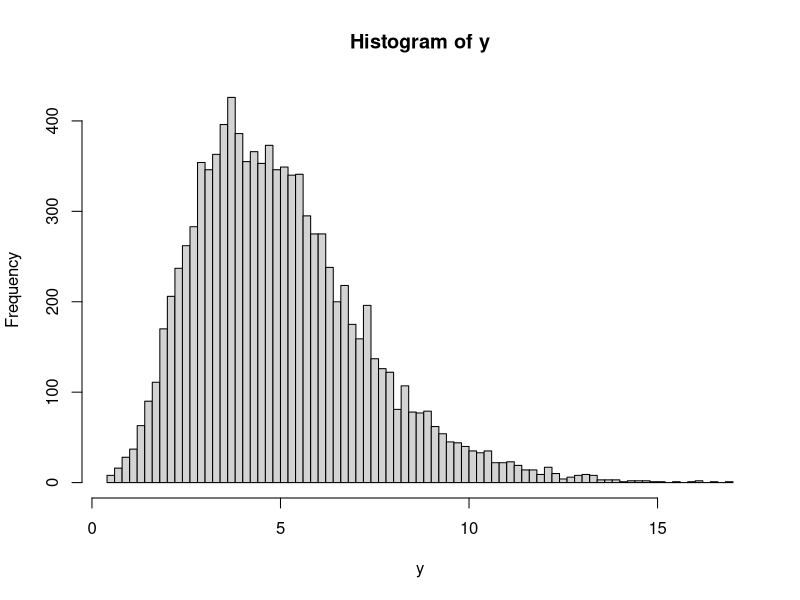
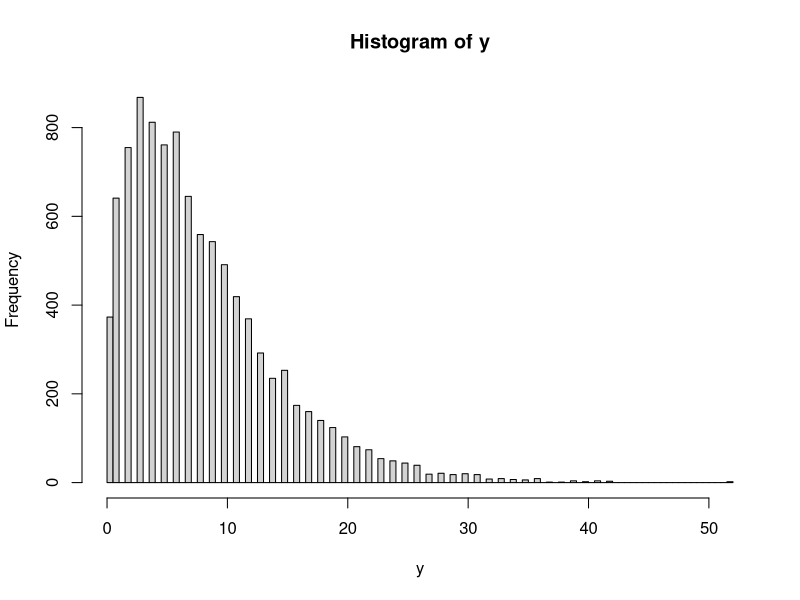
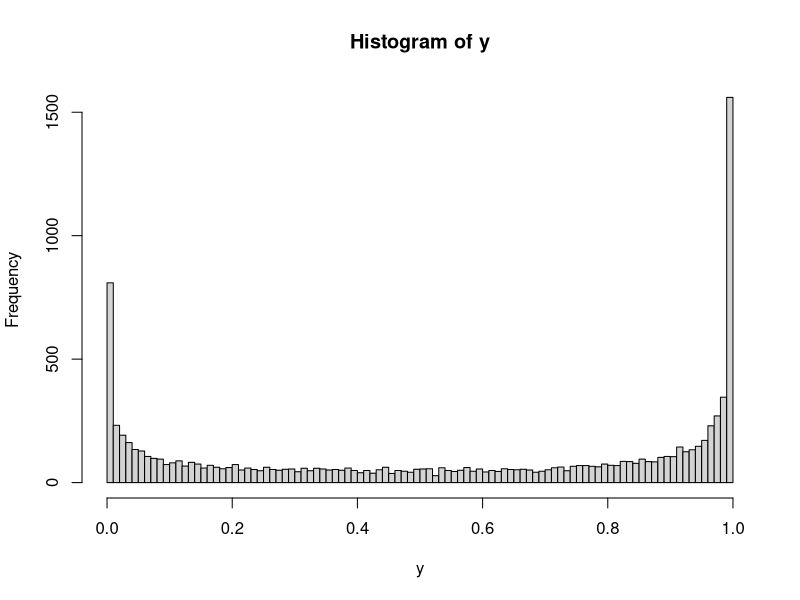
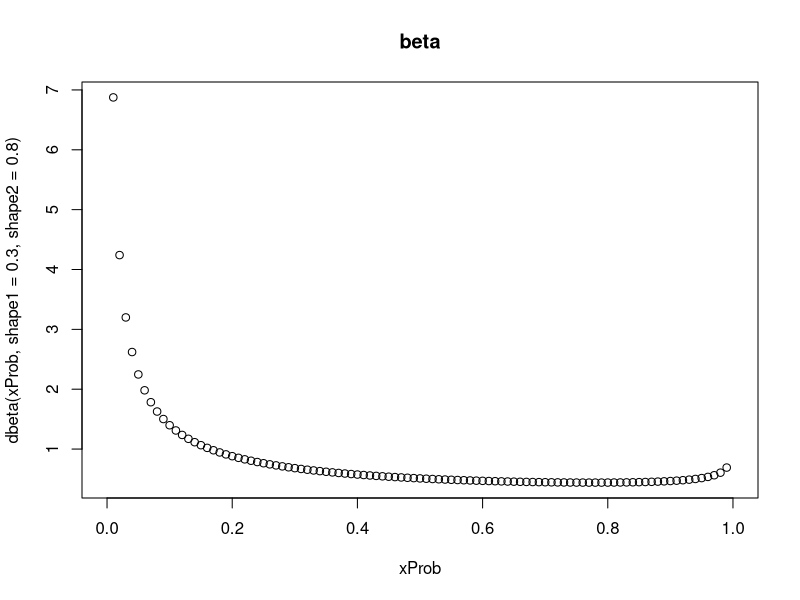
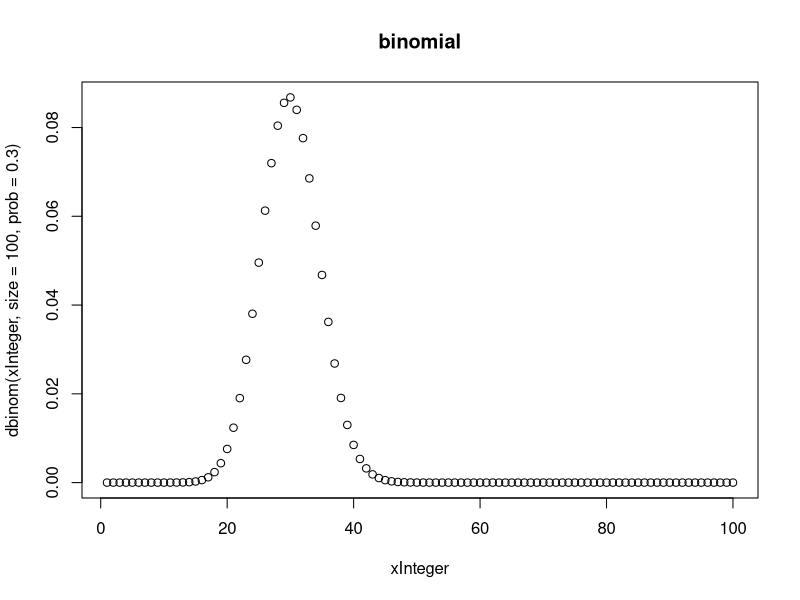
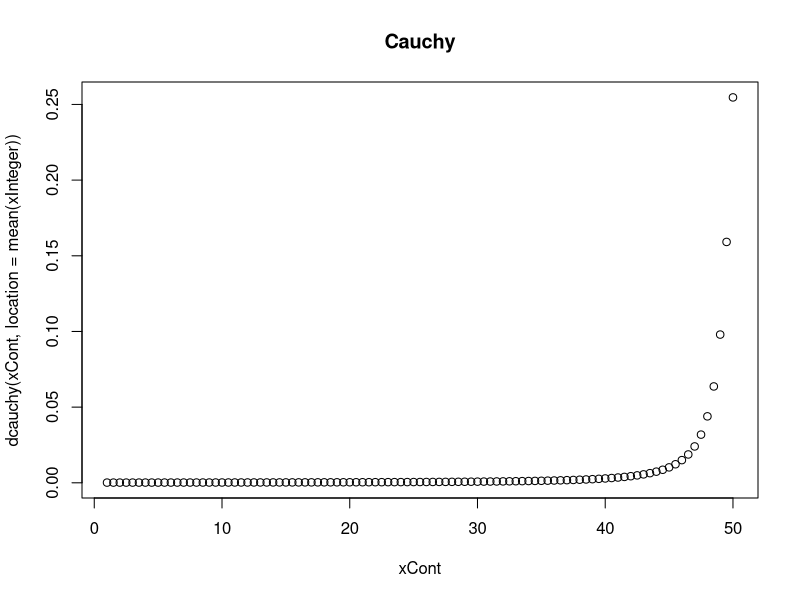
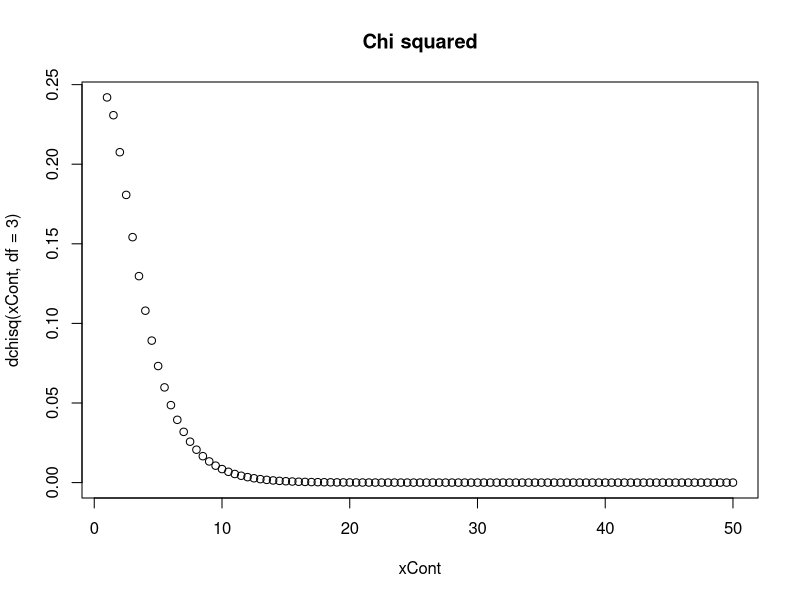
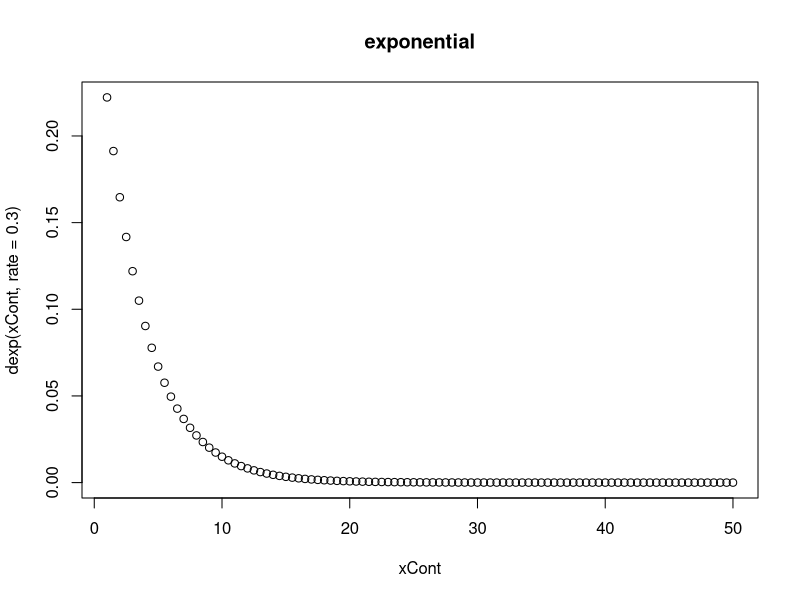

These charts were generated, in order, by the following R code: (Note: this script raises an error after producing the figures.)
####################################################
####  CHAPTER 1 exercises at end of chapter  #######
####################################################

## Exercise 1.1

# gamma distribution (continuous).
# Used to mode waiting time to events. (e.g time till death)
# definted for 0<x,alpha,beta)<inf
y<-rgamma(1e4,shape=5)
hist(y,breaks=100)

# negative bionomial distribution (discrete).
# Models the number of failures in a sequence of Bernoulli trials
# before a target number of successes is found
y<-rnbinom(1e4,size=2,p=0.2)
hist(y,breaks=100)

# beta distribution (continuous).
# Special case of the Dirichlet distribution with only two variables.
# Suitable for modelling random behaviour of proportions
# 0<= x,alpha,beta <=1
y<-rbeta(1e4,shape1=0.4,shape2=0.3)
hist(y,breaks=100)

# see a full(?) list here:
# https://www.stat.umn.edu/geyer/old/5101/rlook.html



## Exercise 1.2

# In this chapter we have concentrated on discrete random variables, where the probabilities are concentrated on a countable set of values. How would you calculate the probability mass at the value X=2 for a binomial B(10, 0.3) with dbinom? Use dbinom to compute the cumulative distribution at the value 2, corresponding to P(X<=2), and check your answer with another R function.

# B(10,0.3) tells us the parameters of the distribution we want, n and p
n=10
p=0.3
# caculating the probability mass at X=2:
dbinom(2,size=n,prob=p)
# calculating the cumulative distribution at 2 i.e P(X<=2)
cdfAt2<-pbinom(2,size=n,prob=p)
cdfAt2
# check it with another function
qbinom(cdfAt2,size=n,prob=p)
# pbinom and qbinom are inverse lookup functions


## Exercise 1.3
# Whenever we note that we keep needing a certain sequence of commands, it’s good to put them into a function. The function body contains the instructions that we want to do over and over again, the function arguments take those things that we may want to vary. Write a function to compute the probability of having a maximum as big as m when looking across n Poisson variables with rate lambda.

extremeValueProb<-function(m,n,lambda) {
  p=1-(ppois(m-1,lambda))^n
  return(p)
}

# lets test the function with random sampling
m=11 # maximum value
n=10 # number of poisson tests in which to find m
lambda=5 # paramter of poisson distribution
maxes<-replicate(10000,expr={max(rpois(n,lambda))})
mean(maxes>=m)
# and with our function:
extremeValueProb(m,n,lambda)


# Exercise 1.4
# Rewrite the function to have default values for its arguments (i.e., values that are used by it if the argument is not specified in a call to the function).
extremeValueProb<-function(m=11,n=10,lambda=5) {
  p=1-(ppois(m-1,lambda))^n
  return(p)
}
extremeValueProb()
# if you want to change one or more of the values, you have to specify them:
extremeValueProb(m=8)
extremeValueProb(m=8,lambda=7)


# Exercise 1.5
# In the epitope example, use a simulation to find the probability of having a maximum of 9 or larger in 100 trials. How many simulations do you need if you would like to prove that “the probability is smaller than 0.000001”?
lambda=0.1 # false positive rate P(declare epitope | no epitope)
n=100 # number of positions in protein that are tested (assumed independant)
m=9 #  threshold number for false positives not tolerated

# What is the probability of getting more than 9 false positives in this ELISA test?
# to show that the probability is smaller than 0.000001 (1e-6) we would
# need at least 1e7 simulations
maxes<-replicate(1e7,expr={max(rpois(n=n,lambda=lambda))})
mean(maxes>=m)
# lets check with our function from before
extremeValueProb(m=m,n=n,lambda=lambda)


## Exercise 1.6
?Distributions
xInteger<-c(1:100)
xCont<-seq(1,50,0.5)
xProb<-seq(0,1,0.01)

# beta (continuous)
# distribution of two probabilites
plot(xProb,dbeta(xProb,shape1=0.3,shape2=0.8),main="beta")

# binomial (discrete)
# number of successes in bernoulli trials
plot(xInteger,dbinom(xInteger,size=100,prob=0.3),main="binomial")
#plot(xCont,dbinom(xCont,size=100,prob=0.3))

# Cauchy (continuous)
# describes the ratio of two independant normal distributions with mean 0
plot(xCont,dcauchy(xCont,location=mean(xInteger)),main="Cauchy")

# Chi squared (continuous)
# special case of gamma distribution
# sum of squares of k independant standard normal random variables
plot(xCont,dchisq(xCont,df=3),main="Chi squared")

# exponential (continuous)
# time between events in a Poisson proces (i.e events occur continuously
# and independently at a constant average rate)
# this is the continous analog of geometric distribution
plot(xCont,dexp(xCont,rate=0.3),main="exponential")

# F distribution (continuous)
# arises frequently as the null distribution of a test statistic
# (esecially ANOVA). It is the ratio of the mean squares of two
# independant standard normally distributed variables
plot(xCont,df(xCont,df1=3,df2=5),main="F distribution")

# geometric (discrete)
# the probability that the first occurrence of success requires k
# independent trials, each with success probability p.
plot(xInteger,dgeom(xInteger,prob=0.02),main="geometric")

# hypergeometric (discrete)
# the probability of x sucesses in k draws WITHOUT replacement from
# a finite population size m+n that contains m objects with that feature.
# NOTE: binomial described probability o k success in n draws WITH replacement
plot(xInteger,dhyper(xInteger,m=20,n=80,k=20),main="hypergeometric")

# log-normal (continuous)
# distribution of a random variable whose logarithm is normally distributed
plot(xCont,dlnorm(xCont,meanlog=mean(log(xCont))),main="log-normal")

# multinomial (discrete)
# probability of counts for each of a k-sided die rolled n times.
# no meaningful easy plot

# negative bionomial (discrete)
# the number of failures in a sequence of bernouli trials before a
# specified number of successes occurs.
plot(xInteger,dnbinom(xInteger,size=10,prob=c(0.3)),main="negative binomial")

# normal (continuous)
# distribution of a real-valued random variable
plot(xCont,dnorm(xCont,mean=mean(xCont)))

# poisson (discrete)
# probability of a given number of events happening in a fixed
# interval of time or space
plot(xInteger,dpois(xInteger, lambda=10),main="lambda")

# t (continuous)
# distribution of estimates of the man of a normally distributed
# population with a samll sample size.
plot(xCont,dt(xCont,df=5,ncp=mean(xCont)),main="t distribution")

# uniform (continuous)
plot(xCont,dunif(xCont,min=min(xCont),max=max(xCont)),"uniform")

# Weibull (continuous)
# describes particle size distribution
plot(xCont,dweibull(xCont,shape=10,scale=mean(xCont)))
